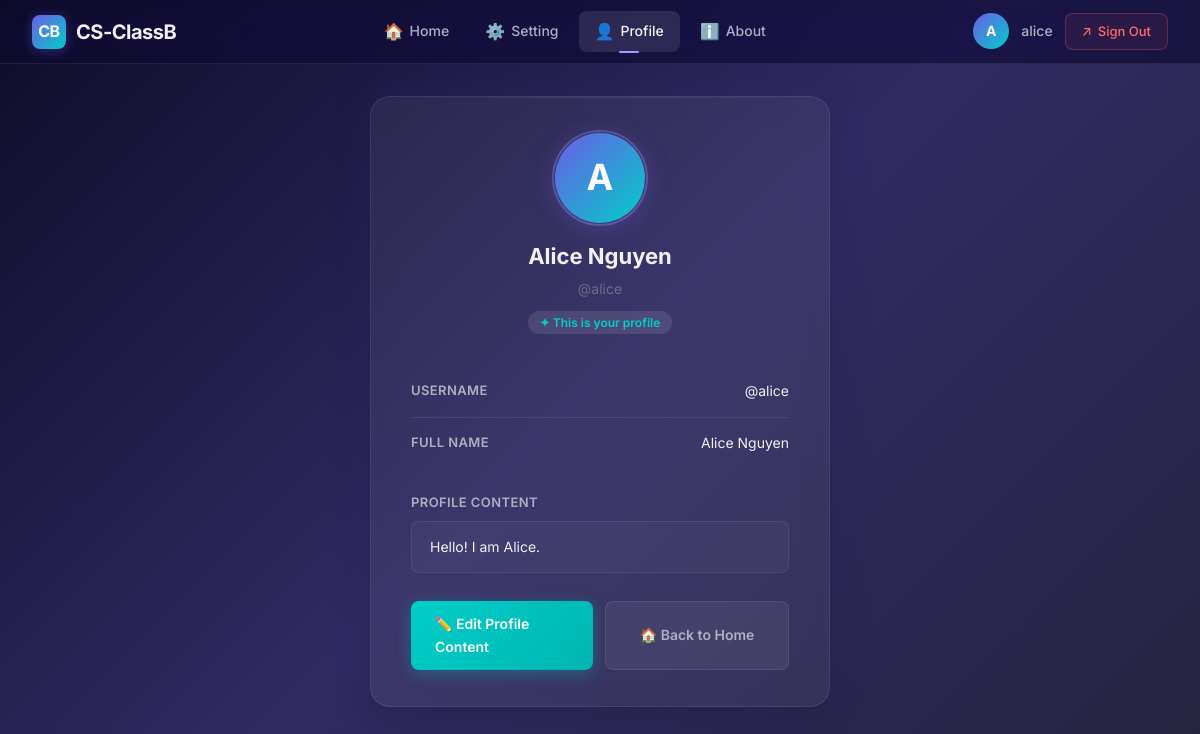
The page /profile.php (signed in) on the database its author committed.
### tables this page shows
CREATE TABLE IF NOT EXISTS account (
  id          INT AUTO_INCREMENT PRIMARY KEY,
  username    VARCHAR(50)  NOT NULL UNIQUE,
  fullname    VARCHAR(100) NOT NULL,
  password    VARCHAR(255) NOT NULL,
  description TEXT         DEFAULT NULL
);

### profile.php (the view, shortened to what this page needs)
<?php
require_once __DIR__ . '/includes/db.php';
$isOwnProfile = true;
$profileUser  = null;
if (isset($_GET['owner']) && trim($_GET['owner']) !== '') {
    $ownerUsername = trim($_GET['owner']);
    $stmt = $conn->prepare(
        "SELECT id, username, fullname, description FROM account WHERE username = ? LIMIT 1"
    );
    $stmt->bind_param("s", $ownerUsername);
    $stmt->execute();
    $result = $stmt->get_result();
    $profileUser = $result->fetch_assoc();
    $stmt->close();
    if (!$profileUser) {
        $notFound = true;
    } else {
        $isOwnProfile = ($profileUser['id'] == $_SESSION['user_id']);
    }
} else {
    $stmt = $conn->prepare(
        "SELECT id, username, fullname, description FROM account WHERE id = ? LIMIT 1"
    );
    $stmt->bind_param("i", $_SESSION['user_id']);
    $stmt->execute();
    $result = $stmt->get_result();
    $profileUser = $result->fetch_assoc();
}
?>
<!DOCTYPE html>
<html lang="en">
<head>
  <link rel="stylesheet" href="style.css" />
</head>
<body>
  <?php include __DIR__ . '/includes/menubar.php'; ?>
  <main class="page-content">
    <div class="card card-centered" style="animation: fadeInUp 0.5s ease;">
      <?php if (!empty($notFound)): ?>
        <div style="text-align:center; padding:40px 0;">
          <div style="font-size:48px; margin-bottom:16px;">🔍</div>
          <h2 style="margin-bottom:8px;">User Not Found</h2>
          <p style="color:var(--text-muted);">
            The user "<strong><?php echo htmlspecialchars($ownerUsername); ?></strong>" does not exist.
          </p>
          <a href="index.php" class="btn btn-secondary" style="margin-top:20px;">← Back to Home</a>
        </div>
      <?php else: ?>
        <div class="profile-hero">
          <div class="profile-avatar-lg">
            <?php echo strtoupper(substr($profileUser['username'], 0, 1)); ?>
          </div>
          <h2><?php echo htmlspecialchars($profileUser['fullname']); ?></h2>
          <div class="profile-username">@<?php echo htmlspecialchars($profileUser['username']); ?></div>
          <?php if ($isOwnProfile): ?>
            <div style="margin-top:8px;">
              <span style="background:var(--surface-hover); padding:4px 12px; border-radius:var(--radius-xl); font-size:12px; color:var(--accent); font-weight:600;">
                ✦ This is your profile
              </span>
            </div>
          <?php endif; ?>
        </div>
        <div class="info-table">
          <div class="info-row">
            <span class="info-label">Username</span>
            <span class="info-value">@<?php echo htmlspecialchars($profileUser['username']); ?></span>
          </div>
          <div class="info-row">
            <span class="info-label">Full Name</span>
            <span class="info-value"><?php echo htmlspecialchars($profileUser['fullname']); ?></span>
          </div>
        </div>
        <div class="description-section">
          <div class="description-label">Profile Content</div>
          <?php if (!empty($profileUser['description'])): ?>
            <div class="description-box"><?php echo htmlspecialchars($profileUser['description']); ?></div>
          <?php else: ?>
            <div class="description-box empty">No description added yet.</div>
          <?php endif; ?>
        </div>
        <div class="profile-actions">
          <?php if ($isOwnProfile): ?>
            <a href="setting.php" class="btn btn-accent">✏️ Edit Profile Content</a>
          <?php endif; ?>
          <a href="index.php" class="btn btn-secondary">🏠 Back to Home</a>
        </div>
      <?php endif; ?>
    </div>
  </main>
</body>
</html>

### style.css (style rules this page uses)
*, *::before, *::after { box-sizing: border-box; margin: 0; padding: 0; }
:root { --primary: #6c5ce7; --primary-dark: #5a4bd1; --primary-light: #a29bfe; --accent: #00cec9; --accent-dark: #00b5b1; --bg-gradient-start: #0f0c29; --bg-gradient-mid: #302b63; --bg-gradient-end: #24243e; --surface: rgba(255, 255, 255, 0.06); --surface-solid: #1e1b3a; --surface-hover: rgba(255, 255, 255, 0.1); --text-primary: #f0f0f5; --text-secondary: #b0aec5; --text-muted: #6e6b8a; --border: rgba(255, 255, 255, 0.08); --border-focus: var(--primary-light); --danger: #ff6b6b; --success: #00b894; --warning: #fdcb6e; --radius-sm: 8px; --radius-md: 12px; --radius-lg: 20px; --radius-xl: 28px; --shadow-sm: 0 2px 8px rgba(0, 0, 0, 0.15); --shadow-md: 0 8px 32px rgba(0, 0, 0, 0.25); --shadow-lg: 0 16px 48px rgba(0, 0, 0, 0.35); --shadow-glow: 0 0 40px rgba(108, 92, 231, 0.15); --transition: 0.3s cubic-bezier(0.4, 0, 0.2, 1); --transition-fast: 0.15s ease; }
html { scroll-behavior: smooth; }
body { font-family: 'Inter', -apple-system, BlinkMacSystemFont, sans-serif; background: linear-gradient(135deg, var(--bg-gradient-start), var(--bg-gradient-mid), var(--bg-gradient-end)); color: var(--text-primary); min-height: 100vh; line-height: 1.6; -webkit-font-smoothing: antialiased; -moz-osx-font-smoothing: grayscale; }
a { text-decoration: none; color: inherit; transition: var(--transition); }
.page-content { padding-top: 96px; padding-bottom: 48px; min-height: 100vh; }
.card { background: var(--surface); border: 1px solid var(--border); border-radius: var(--radius-lg); padding: 36px 40px; backdrop-filter: blur(12px); box-shadow: var(--shadow-md), var(--shadow-glow); transition: var(--transition); position: relative; overflow: hidden; }
.card::before { content: ''; position: absolute; top: 0; left: 0; right: 0; height: 1px; background: linear-gradient(90deg, transparent, rgba(255,255,255,0.08), transparent); }
.card-centered { max-width: 460px; margin: 0 auto; }
.btn { display: inline-flex; align-items: center; justify-content: center; gap: 8px; padding: 12px 24px; border: none; border-radius: var(--radius-sm); font-family: inherit; font-size: 14px; font-weight: 600; cursor: pointer; transition: var(--transition); outline: none; text-decoration: none; }
.btn-secondary { background: var(--surface); color: var(--text-secondary); border: 1px solid var(--border); }
.btn-accent { background: linear-gradient(135deg, var(--accent), var(--accent-dark)); color: #fff; box-shadow: 0 4px 16px rgba(0, 206, 201, 0.3); }
.profile-hero { text-align: center; margin-bottom: 32px; }
.profile-avatar-lg { width: 90px; height: 90px; border-radius: 50%; background: linear-gradient(135deg, var(--primary), var(--accent)); color: #fff; display: flex; align-items: center; justify-content: center; font-size: 36px; font-weight: 700; margin: 0 auto 16px; text-transform: uppercase; box-shadow: 0 4px 24px rgba(108, 92, 231, 0.35); position: relative; }
.profile-avatar-lg::after { content: ''; position: absolute; inset: -3px; border-radius: 50%; border: 2px solid rgba(162, 155, 254, 0.3); }
.profile-hero h2 { font-size: 22px; font-weight: 700; margin-bottom: 4px; }
.profile-hero .profile-username { color: var(--text-muted); font-size: 14px; }
.info-table { width: 100%; }
.info-row { display: flex; justify-content: space-between; align-items: flex-start; padding: 14px 0; border-bottom: 1px solid var(--border); }
.info-row:last-of-type { border-bottom: none; }
.info-label { font-weight: 600; color: var(--text-secondary); font-size: 13px; text-transform: uppercase; letter-spacing: 0.4px; min-width: 110px; }
.info-value { color: var(--text-primary); font-size: 14px; text-align: right; word-break: break-word; max-width: 260px; }
.description-section { margin-top: 24px; }
.description-label { font-weight: 600; color: var(--text-secondary); font-size: 13px; text-transform: uppercase; letter-spacing: 0.4px; margin-bottom: 8px; }
.description-box { background: rgba(255, 255, 255, 0.03); border: 1px solid var(--border); padding: 14px 18px; border-radius: var(--radius-sm); color: var(--text-primary); font-size: 14px; line-height: 1.6; white-space: pre-wrap; }
.profile-actions { display: flex; gap: 12px; margin-top: 28px; flex-wrap: wrap; }
.profile-actions .btn { flex: 1; min-width: 140px; }

### rows shown on the page
account: username "A", fullname "Alice Nguyen", username "alice", description "Hello! I am Alice."

### other values the page prints
substr($_SESSION['username'] ?? '?', 0, 1) "A"
$_SESSION['username'] "alice"
